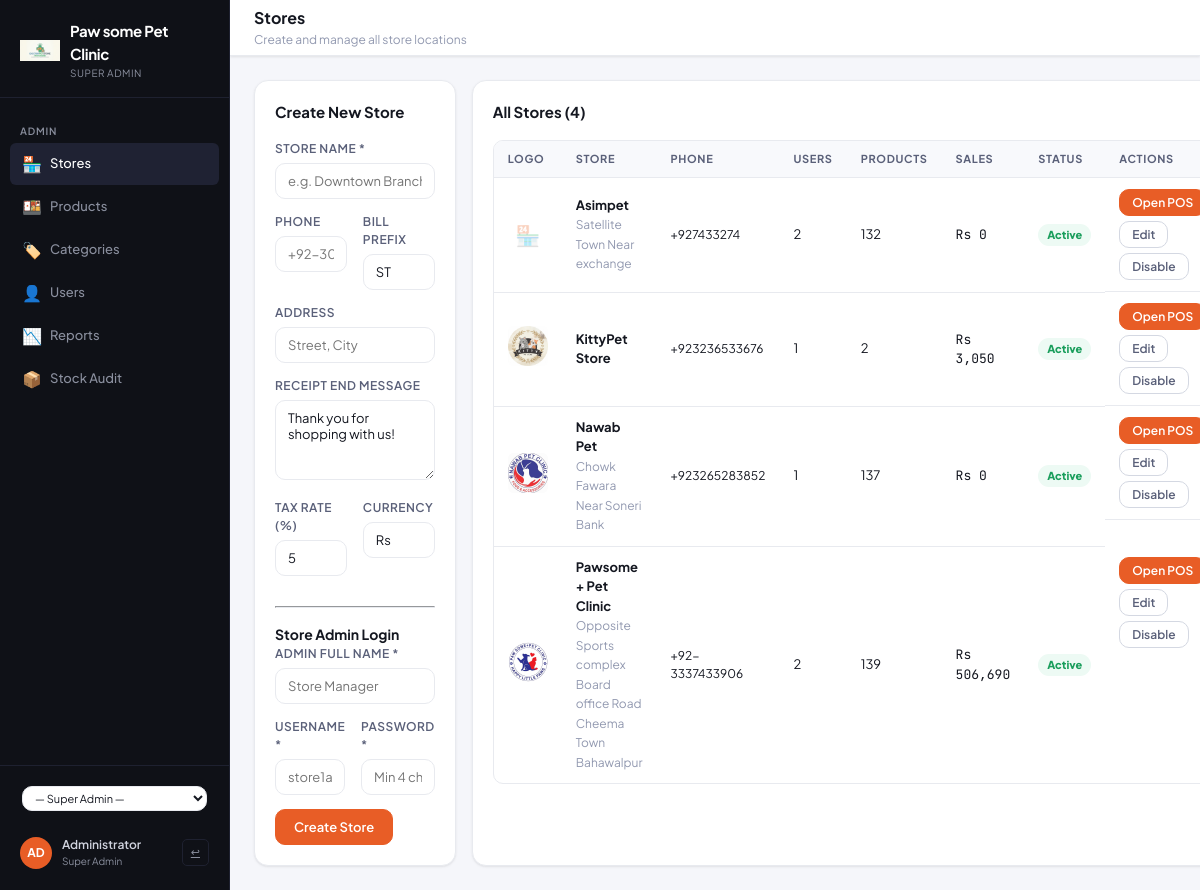
The page /admin/stores.php (signed in) on the database its author committed.
### tables this page shows
CREATE TABLE stores (
            id INTEGER PRIMARY KEY AUTOINCREMENT,
            name TEXT NOT NULL,
            phone TEXT DEFAULT '',
            address TEXT DEFAULT '',
            receipt_footer TEXT DEFAULT 'Thank you!',
            bill_prefix TEXT DEFAULT 'ST',
            tax_rate REAL DEFAULT 5,
            currency TEXT DEFAULT 'Rs',
            is_active INTEGER DEFAULT 1,
            created_at DATETIME DEFAULT CURRENT_TIMESTAMP
        , logo TEXT DEFAULT '');

### includes/db.php (called while the page is built, shortened)
<?php
function baseUrl($path = '') {
    static $base = null;
    if ($base === null) {
        $docRoot  = str_replace('\\', '/', realpath($_SERVER['DOCUMENT_ROOT'] ?? ROOT_PATH) ?: ROOT_PATH);
        $projRoot = str_replace('\\', '/', ROOT_PATH);
        $base     = rtrim(substr($projRoot, strlen($docRoot)), '/');
    }
    return $base . '/' . ltrim($path, '/');
}
function getDB() {
    try {
        $db = new PDO('sqlite:' . DB_FILE);
        $db->setAttribute(PDO::ATTR_ERRMODE, PDO::ERRMODE_EXCEPTION);
        $db->setAttribute(PDO::ATTR_DEFAULT_FETCH_MODE, PDO::FETCH_ASSOC);
        $db->setAttribute(PDO::ATTR_TIMEOUT, 30);
        $db->exec('PRAGMA journal_mode=WAL');
        $db->exec('PRAGMA busy_timeout=5000');
        ensureSchema($db);
        runMigrations($db);
        seedIfNeeded($db);
        return $db;
    } catch (Exception $e) {
        error_log('Database error: ' . $e->getMessage());
        die('<h2>Database Error</h2><p>' . htmlspecialchars($e->getMessage()) . '</p>'
            . '<p>Try visiting <a href="' . htmlspecialchars(baseUrl('check.php')) . '">check.php</a> for diagnostics, '
            . 'or delete <code>data/restaurant.db</code> to reset (this removes all data).</p>');
    }
}
function tableHasColumn($db, $table, $column) {
    $cols = $db->query("PRAGMA table_info($table)")->fetchAll();
    foreach ($cols as $c) {
        if ($c['name'] === $column) return true;
    }
    return false;
}
function tableExists($db, $table) {
    $st = $db->prepare("SELECT name FROM sqlite_master WHERE type='table' AND name = ?");
    $st->execute([$table]);
    return (bool)$st->fetch();
}
function ensureDefaultStore($db) {
    if (!tableExists($db, 'stores')) return;
    $count = (int)$db->query("SELECT COUNT(*) FROM stores")->fetchColumn();
    if ($count > 0) return;
}
function ensureSchema($db) {
    if (!tableExists($db, 'stores')) {
        $db->exec("
            CREATE TABLE IF NOT EXISTS stores (
                id INTEGER PRIMARY KEY AUTOINCREMENT,
                name TEXT NOT NULL,
                phone TEXT DEFAULT '',
                address TEXT DEFAULT '',
                receipt_footer TEXT DEFAULT 'Thank you!',
                bill_prefix TEXT DEFAULT 'ST',
                tax_rate REAL DEFAULT 5,
                currency TEXT DEFAULT 'Rs',
                logo TEXT DEFAULT '',
                is_active INTEGER DEFAULT 1,
                created_at DATETIME DEFAULT CURRENT_TIMESTAMP
            );
            CREATE TABLE IF NOT EXISTS store_settings (
                store_id INTEGER NOT NULL,
                key TEXT NOT NULL,
                value TEXT,
                PRIMARY KEY (store_id, key)
            );
            CREATE TABLE IF NOT EXISTS stock_logs (
                id INTEGER PRIMARY KEY AUTOINCREMENT,
                store_id INTEGER NOT NULL,
                product_id INTEGER NOT NULL,
                quantity INTEGER NOT NULL,
                log_date DATE NOT NULL,
                notes TEXT DEFAULT '',
                created_by INTEGER,
                created_at DATETIME DEFAULT CURRENT_TIMESTAMP
            );
        ");
    }
    foreach (['categories','products','bills','queue_orders'] as $t) {
        if (tableExists($db, $t) && !tableHasColumn($db, $t, 'store_id')) {
            $db->exec("ALTER TABLE $t ADD COLUMN store_id INTEGER DEFAULT 1");
        }
    }
    if (tableExists($db, 'users') && !tableHasColumn($db, 'users', 'store_id')) {
        $db->exec("ALTER TABLE users ADD COLUMN store_id INTEGER");
    }
    if (tableExists($db, 'products')) {
        if (!tableHasColumn($db, 'products', 'buy_price')) {
            $db->exec("ALTER TABLE products ADD COLUMN buy_price REAL DEFAULT 0");
        }
        if (!tableHasColumn($db, 'products', 'stock_qty')) {
            $db->exec("ALTER TABLE products ADD COLUMN stock_qty INTEGER DEFAULT 100");
        }
        $db->exec("UPDATE products SET stock_qty = 100 WHERE stock_qty IS NULL");
    }
    ensureDefaultStore($db);
    if (tableExists($db, 'users')) {
        $db->exec("UPDATE users SET role = 'super_admin', store_id = NULL WHERE username = 'admin' AND role IN ('admin', 'super_admin')");
        $db->exec("UPDATE users SET store_id = 1 WHERE store_id IS NULL AND role NOT IN ('super_admin')");
    }
    if (tableExists($db, 'categories')) {
        $db->exec("UPDATE categories SET store_id = 1 WHERE store_id IS NULL");
    }
    if (tableExists($db, 'products')) {
        $db->exec("UPDATE products SET store_id = 1 WHERE store_id IS NULL");
    }
    if (tableExists($db, 'bills')) {
        $db->exec("UPDATE bills SET store_id = 1 WHERE store_id IS NULL");
    }
    if (tableExists($db, 'queue_orders')) {
        $db->exec("UPDATE queue_orders SET store_id = 1 WHERE store_id IS NULL");
    }
}
function runMigrations($db) {
    $stmt = $db->prepare("SELECT value FROM settings WHERE key = 'schema_version'");
    $stmt->execute();
    $ver = $stmt->fetchColumn() ?: '1.0';
}
function seedIfNeeded($db) {
    try {
        $stmt = $db->prepare("SELECT value FROM settings WHERE key = ?");
        $stmt->execute([DB_SEEDED_KEY]);
        $seeded = $stmt->fetch();
        if ($seeded && $seeded['value'] === DB_SEEDED_VERSION) return;
        $db->beginTransaction();
        $db->commit();
    } catch (Exception $e) {
        if ($db->inTransaction()) $db->rollBack();
        error_log("Seeding error: " . $e->getMessage());
        throw $e;
    }
}
function getSettingsRaw($db) {
    $out = [];
    foreach ($db->query("SELECT key, value FROM settings") as $r) {
        $out[$r['key']] = $r['value'];
    }
    return $out;
}
function getSettings() {
    return getSettingsRaw(getDB());
}
?>

### includes/auth.php (called while the page is built, shortened)
<?php
require_once __DIR__ . '/db.php';
function isSuperAdmin() {
    return isset($_SESSION['role']) && $_SESSION['role'] === 'super_admin';
}
function isAdmin() {
    return isset($_SESSION['role']) && in_array($_SESSION['role'], ['admin', 'super_admin'], true);
}
function currentStoreId() {
    return isset($_SESSION['store_id']) ? (int)$_SESSION['store_id'] : null;
}
function currentUser() {
    return [
        'id'       => $_SESSION['user_id']  ?? null,
        'username' => $_SESSION['username'] ?? '',
        'name'     => $_SESSION['name']     ?? '',
        'role'     => $_SESSION['role']     ?? '',
        'store_id' => $_SESSION['store_id'] ?? null,
    ];
}

### admin/stores.php (the view, shortened to what this page needs)
<?php
require_once __DIR__ . '/../includes/auth.php';
require_once __DIR__ . '/../includes/header.php';
$db = getDB();
$stores = $db->query("
    SELECT s.*,
           (SELECT COUNT(*) FROM users WHERE store_id = s.id) as user_count,
           (SELECT COUNT(*) FROM products WHERE store_id = s.id) as product_count,
           (SELECT COALESCE(SUM(total),0) FROM bills WHERE store_id = s.id) as total_sales
    FROM stores s ORDER BY s.name
")->fetchAll();
?>
    <div class="topbar">
      <div><div class="page-title">Stores</div><div class="page-subtitle">Create and manage all store locations</div></div>
    </div>
    <div class="content-area">
      <div class="grid-2">
        <div class="card">
          <div class="card-title mb-16">Create New Store</div>
          <form method="POST">
            <div class="form-group"><label class="form-label">Store Name *</label><input class="form-control" name="name" required placeholder="e.g. Downtown Branch"></div>
            <div class="grid-2">
              <div class="form-group"><label class="form-label">Phone</label><input class="form-control" name="phone" placeholder="+92-300-0000000"></div>
              <div class="form-group"><label class="form-label">Bill Prefix</label><input class="form-control" name="bill_prefix" value="ST" maxlength="5"></div>
            </div>
            <div class="form-group"><label class="form-label">Address</label><input class="form-control" name="address" placeholder="Street, City"></div>
            <div class="form-group"><label class="form-label">Receipt End Message</label><textarea class="form-control" name="receipt_footer" rows="2">Thank you for shopping with us!</textarea></div>
            <div class="grid-2">
              <div class="form-group"><label class="form-label">Tax Rate (%)</label><input class="form-control" type="number" name="tax_rate" value="5" min="0" step="0.5"></div>
              <div class="form-group"><label class="form-label">Currency</label><input class="form-control" name="currency" value="Rs"></div>
            </div>
            <hr style="margin:16px 0;border-color:var(--border)">
            <div class="card-title mb-12" style="font-size:14px">Store Admin Login</div>
            <div class="form-group"><label class="form-label">Admin Full Name *</label><input class="form-control" name="admin_name" required placeholder="Store Manager"></div>
            <div class="grid-2">
              <div class="form-group"><label class="form-label">Username *</label><input class="form-control" name="username" required placeholder="store1admin"></div>
              <div class="form-group"><label class="form-label">Password *</label><input class="form-control" type="password" name="password" required placeholder="Min 4 chars"></div>
            </div>
            <button class="btn btn-primary" type="submit">Create Store</button>
          </form>
        </div>
        <div class="card">
          <div class="card-title mb-16">All Stores (<?= count($stores) ?>)</div>
          <div class="table-wrap">
            <table class="data-table">
              <thead><tr><th>Logo</th><th>Store</th><th>Phone</th><th>Users</th><th>Products</th><th>Sales</th><th>Status</th><th>Actions</th></tr></thead>
              <tbody>
              <?php foreach ($stores as $s): ?>
              <tr>
                <td style="text-align:center"><?php if (!empty($s['logo'])): ?><img src="<?= baseUrl($s['logo']) ?>" alt="" style="width:40px;height:40px;border-radius:6px;object-fit:contain"><?php else: ?><span style="font-size:20px;opacity:.3">🏪</span><?php endif; ?></td>
                <td><b><?= htmlspecialchars($s['name']) ?></b><br><span class="text-sm text-muted"><?= htmlspecialchars($s['address']) ?></span></td>
                <td class="text-sm"><?= htmlspecialchars($s['phone']) ?></td>
                <td><?= (int)$s['user_count'] ?></td>
                <td><?= (int)$s['product_count'] ?></td>
                <td class="font-mono"><?= htmlspecialchars($s['currency']) ?> <?= number_format($s['total_sales'], 0) ?></td>
                <td><span class="badge <?= $s['is_active'] ? 'badge-success' : 'badge-danger' ?>"><?= $s['is_active'] ? 'Active' : 'Inactive' ?></span></td>
                <td style="display:flex;gap:5px;flex-wrap:wrap">
                  <form method="POST" action="<?= baseUrl('admin/switch-store.php') ?>" style="display:inline">
                    <button class="btn btn-primary btn-sm" type="submit">Open POS</button>
                  </form>
                  <button class="btn btn-secondary btn-sm" onclick='openEditStore(<?= json_encode($s) ?>)'>Edit</button>
                  <form method="POST" style="display:inline"><button class="btn btn-secondary btn-sm"><?= $s['is_active'] ? 'Disable' : 'Enable' ?></button></form>
                </td>
              </tr>
              <?php endforeach; ?>
              </tbody>
            </table>
          </div>
        </div>
      </div>
    </div>
<?php require_once __DIR__ . '/../includes/footer.php'; ?>

### includes/header.php (shortened to what this page needs)
<?php
require_once __DIR__ . '/auth.php';
$user = currentUser();
$storeId = currentStoreId();
if ($storeId) {
    $settings = getStoreSettings($storeId);
    $currentStore = getStore($storeId);
} else {
    $settings = getSettings();
    $currentStore = null;
}
$currentPage = basename($_SERVER['PHP_SELF'], '.php');
$B = function($p='') { return baseUrl($p); };
?>
<!DOCTYPE html>
<html lang="en">
<head>
<link rel="stylesheet" href="<?= baseUrl('assets/css/style.css') ?>">
</head>
<body data-tax="<?= (float)($settings['tax_rate'] ?? 5) ?>">
<div class="app-shell">
  <aside class="sidebar">
    <div class="sidebar-logo">
      <div class="logo-mark">
        <?php if ($currentStore && !empty($currentStore['logo'])): ?>
        <img src="<?= baseUrl($currentStore['logo']) ?>" alt="" style="width:40px;height:40px;border-radius:8px;object-fit:contain">
        <?php else: ?>
        <img src="<?= baseUrl('assets/default-logo.png') ?>" alt="" style="width:40px;height:40px;border-radius:8px;object-fit:contain">
        <?php endif; ?>
        <div>
          <div class="logo-text"><?= htmlspecialchars($settings['restaurant_name'] ?? 'POS') ?></div>
          <div class="logo-sub"><?= $storeId ? htmlspecialchars($currentStore['name'] ?? 'Store #' . $storeId) : 'Super Admin' ?></div>
        </div>
      </div>
    </div>
    <nav class="sidebar-nav">
      <?php if (isAdmin()): ?>
      <div class="nav-section-label">Admin</div>
      <?php if (isSuperAdmin()): ?>
      <a href="<?= $B('admin/stores.php') ?>" class="nav-item <?= $currentPage==='stores'?'active':'' ?>">
        <span class="nav-icon">🏪</span> Stores
      </a>
      <?php endif; ?>
      <?php if (isSuperAdmin()): ?>
      <a href="<?= $B('admin/products.php') ?>" class="nav-item <?= $currentPage==='products'?'active':'' ?>">
        <span class="nav-icon">🍱</span> Products
      </a>
      <a href="<?= $B('admin/categories.php') ?>" class="nav-item <?= $currentPage==='categories'?'active':'' ?>">
        <span class="nav-icon">🏷️</span> Categories
      </a>
      <a href="<?= $B('admin/users.php') ?>" class="nav-item <?= $currentPage==='users'?'active':'' ?>">
        <span class="nav-icon">👤</span> Users
      </a>
      <a href="<?= $B('admin/reports.php') ?>" class="nav-item <?= $currentPage==='reports'?'active':'' ?>">
        <span class="nav-icon">📉</span> Reports
      </a>
      <a href="<?= $B('admin/stock-audit.php') ?>" class="nav-item <?= $currentPage==='stock-audit'?'active':'' ?>">
        <span class="nav-icon">📦</span> Stock Audit
      </a>
      <?php endif; ?>
      <?php endif; ?>
    </nav>
    <div class="sidebar-footer">
      <?php if (isSuperAdmin()): ?>
      <div style="padding:8px 12px;margin-bottom:8px">
        <form method="POST" action="<?= $B('admin/switch-store.php') ?>" style="display:flex;gap:6px;align-items:center">
          <select name="store_id" class="form-control" style="font-size:11px;padding:4px 8px;flex:1" onchange="this.form.submit()">
            <option value="0" <?= !$storeId ? 'selected' : '' ?>>— Super Admin —</option>
          </select>
        </form>
      </div>
      <?php endif; ?>
      <div class="user-card">
        <div class="user-avatar"><?= strtoupper(substr($user['name'] ?: $user['username'], 0, 2)) ?></div>
        <div>
          <div class="user-name"><?= htmlspecialchars($user['name'] ?: $user['username']) ?></div>
          <div class="user-role"><?= htmlspecialchars(str_replace('_', ' ', $user['role'])) ?></div>
        </div>
        <a href="<?= $B('logout.php') ?>" class="logout-btn" title="Logout">↩</a>
      </div>
    </div>
  </aside>
  <div class="main">

### includes/footer.php (shortened to what this page needs)
  </div>
</div>
</body>
</html>

### rows shown on the page
stores: name "Asimpet", address "Satellite Town Near exchange", phone "+927433274", user_count "2", product_count "132", currency "Rs", total_sales "0", is_active "Active"
stores: logo (picture), name "KittyPet Store", phone "+923236533676", user_count "1", product_count "2", currency "Rs", total_sales "3,050", is_active "Active"
stores: logo (picture), name "Nawab Pet", address "Chowk Fawara Near Soneri Bank", phone "+923265283852", user_count "1", product_count "137", currency "Rs", total_sales "0", is_active "Active"
stores: logo (picture), name "Pawsome + Pet Clinic", address "Opposite Sports complex Board office Road Cheema Town Bahawalpur", phone "+92-3337433906", user_count "2", product_count "139", currency "Rs", total_sales "506,690", is_active "Active"

### other values the page prints
$settings['restaurant_name'] "Paw some Pet Clinic"
substr($user['name'] ?: $user['username'], 0, 2) "AD"
$user['name'] ?: $user['username'] "Administrator"
str_replace('_', ' ', $user['role']) "Super Admin"
count($stores) "4"
